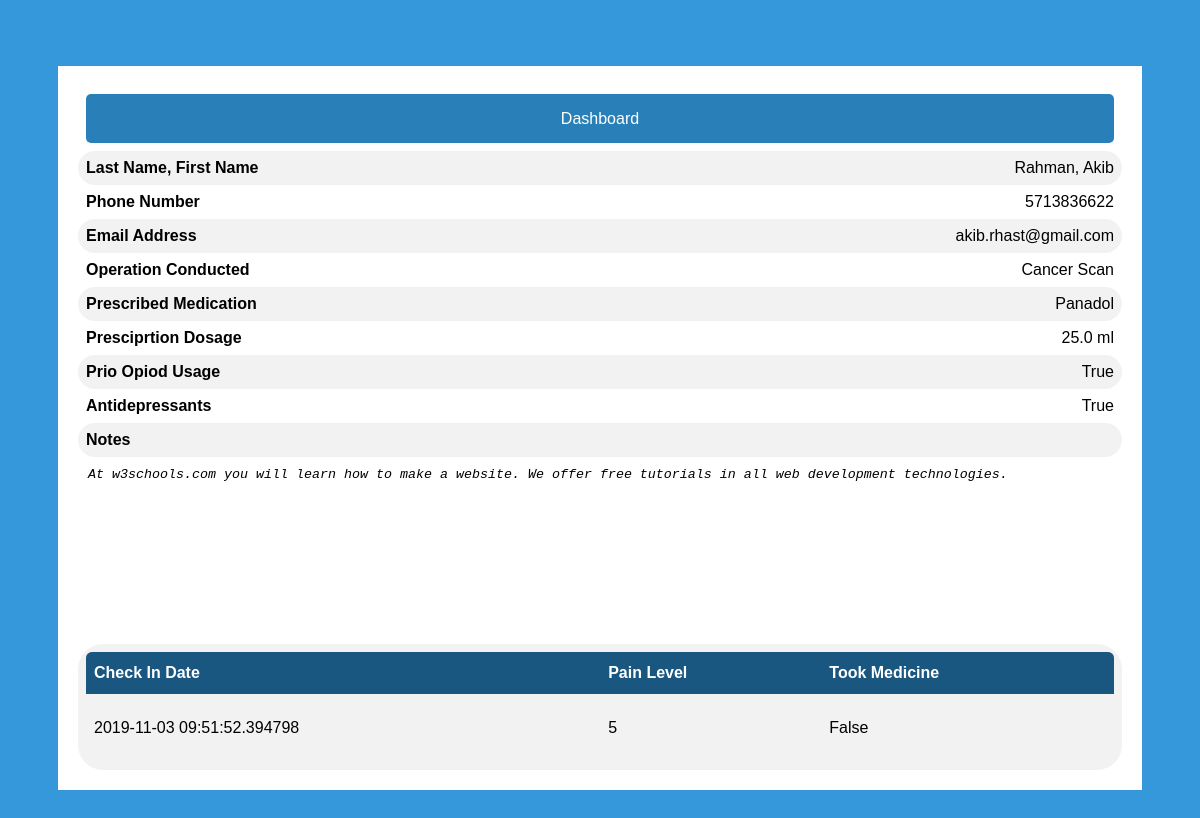
Before: /detailedpatientinfo/4 with the older database file.
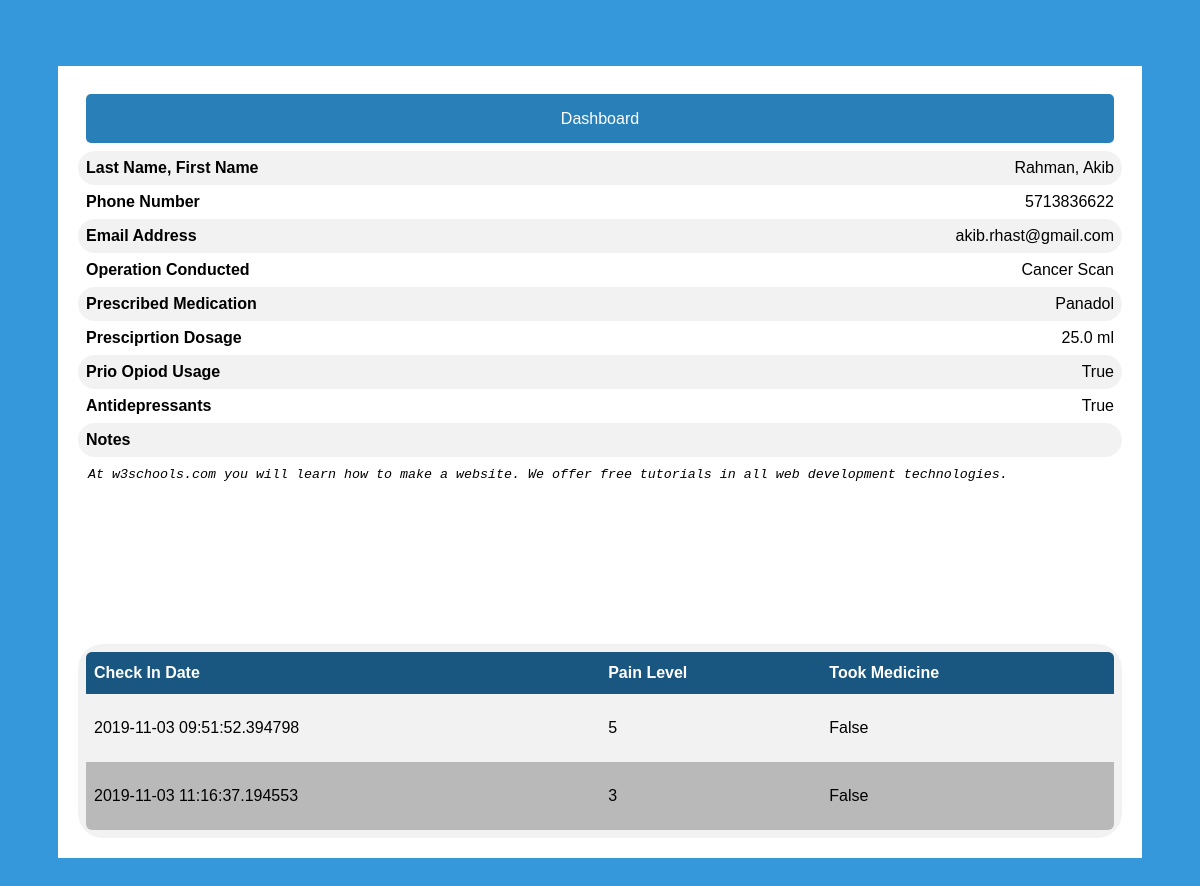
After: the same page with the newer database file.
### app/models.py (models this page shows)
class CheckIn(db.Model):
    id = db.Column(db.Integer, primary_key=True)
    tookMed = db.Column(db.Boolean)
    painLevel = db.Column(db.Integer)
    checkInDate = db.Column(db.DateTime)
    patient_id = db.Column(db.Integer, db.ForeignKey("patient.id"))

### app/routes.py (the view)
@app.route('/detailedpatientinfo/<patientid>', methods=['GET','POST'] )
def detailedPatientInfo(patientid):
    patient = Patient.query.filter_by(id=patientid).first_or_404()
    return render_template("detailedpatientinfo.html", patient=patient)

### app/templates/detailedpatientinfo.html (shortened to what this page needs)
<link type="text/css" rel="stylesheet" href="/static/css/detailedpatientinfo.css" >
<link type="text/css" rel="stylesheet" href="/static/css/doctordashboard.css" >
{% extends "base.html" %}
{% block page %}
<div class="patientdetail">
    <div class="patientdetail-screen">
            <div>
                    <a href="{{ url_for('doctorDashBoard') }}">Dashboard</a>
                </div>
            <div><span class="key">Last Name, First Name</span><span class="data">{{patient.lastName}}, {{patient.firstName}}</span></div>
            <div><span class="key">Phone Number</span><span class="data">{{patient.phoneNumber}}</span></div>
            <div><span class="key">Email Address</span><span class="data">{{patient.email}}</span></div>
            <div><span class="key">Operation Conducted</span><span class="data">{{patient.operation}}</span></div>
            <div><span class="key">Prescribed Medication</span><span class="data">{{patient.prescriptionMed}}</span></div>
            <div><span class="key">Presciprtion Dosage</span><span class="data">{{patient.prescriptionDosage}} ml</span></div>
            <div><span class="key">Prio Opiod Usage</span><span class="data">{{patient.priorOpioid}}</span></div>
            <div><span class="key">Antidepressants</span><span class="data">{{patient.onAntidepressants}}</span></div>
            <div><span class="key">Notes</span></div>
            <div>
                <span class="key">
                    <textarea readonly>At w3schools.com you will learn how to make a website. We offer free tutorials in all web development technologies.</textarea>
                </span>
            </div>
            <div>
                    <table id="customers">
                <tr>
                    <th>Check In Date</th>
                    <th>Pain Level</th>
                    <th>Took Medicine</th>
                </tr>
            {% for item in patient.checkins %}
                <tr>
                    <td>{{item.checkInDate}}</td>
                    <td>{{item.painLevel}}</td>
                    <td>{{item.tookMed}}</td>
                </tr>
            {% endfor %}
                    </table>
            </div>
    </div>
    </div>
</div>
{% endblock %}

Changed rows visible on the page:
added CheckIn: checkInDate "2019-11-03 11:16:37.194553", painLevel "3", tookMed "False"
